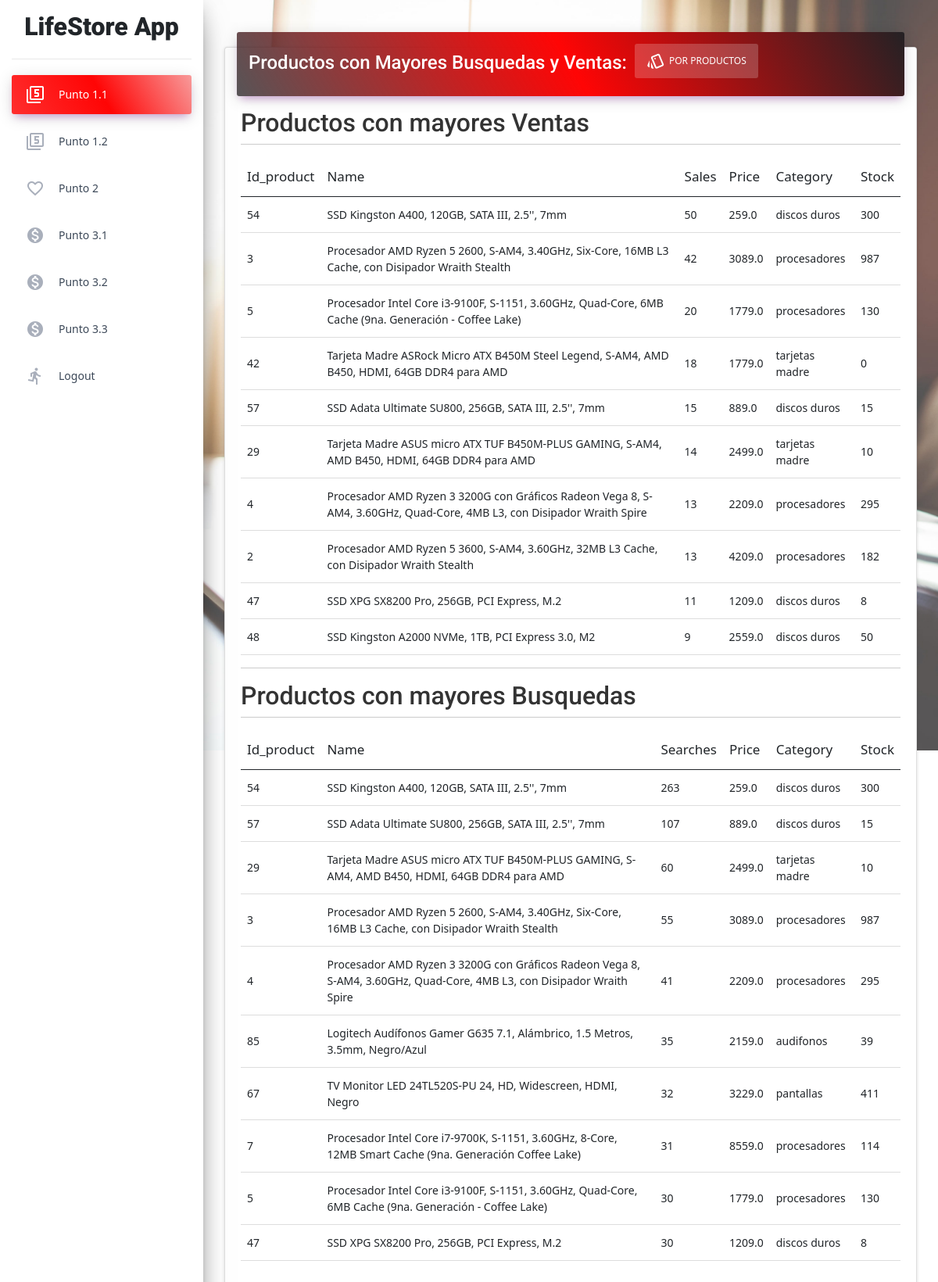
The app's page / (signed in) with its own data.
### core/models.py (models this page shows, shortened)
class Product (models.Model):
    id_product =  models.IntegerField(primary_key=True,verbose_name="ID Product")
    name = models.CharField(max_length=200,verbose_name="Nombre Producto")
    price = models.FloatField(verbose_name="Precio")
    category = models.CharField(max_length=200,verbose_name="Categoria")
    stock = models.IntegerField(verbose_name="Stock")
    class Meta :
        verbose_name='producto'
        verbose_name_plural='productos'

### core/views.py (the view)
# urls.py: path("",views.point_1_1,name="point_1_1"),
@csrf_exempt
def point_1_1(request):
    if request.user.is_authenticated:
        context = {}
        df_sales, df_searches= process_report_1(1)
        data_sales=df_to_json_list(df_sales)
        data_searches=df_to_json_list(df_searches)
        context = {
            'segment': 'point_1_1',
            'data_sales': data_sales,
            'data_searches': data_searches,
        }
        return render(request,"core/point_1_1.html",context)
    return redirect('/login/')

### core/views.py (called while the page is built)
def process_report_1(option):
    dfs=generate_dfs() # df_searches, df_sales, df_products
    if option == 1:
        df_sales=filter_products_searches(dfs[1],dfs[2],'sales',10)
        df_searches=filter_products_searches(dfs[0],dfs[2],'searches',10)
        return df_sales, df_searches
    elif option == 2:
        category_list=dfs[2]['category'].unique()
        return category_list.tolist()

def generate_dfs():
    df_searches = pd.DataFrame(list(Search.objects.all().values()))
    df_sales = pd.DataFrame(list(Sale.objects.all().values()))
    df_products = pd.DataFrame(list(Product.objects.all().values()))
    return df_searches, df_sales, df_products

def reduce_df(df, col_name,count,ascending=False):
    df_res=df['id_product'].value_counts(ascending = ascending)[0:count]
    return pd.DataFrame({'id_product':df_res.index, col_name:df_res.values})

def filter_products_searches(df,df_products,col_name,count):
    df_result=reduce_df(df,col_name, count)
    df_res=pd.merge(df_result, df_products, on="id_product")
    return df_res[['id_product','name',col_name,'price','category','stock']]

def df_to_json_list(df):
    if isinstance(df, int):
        return 0
    return json.loads(df.reset_index().to_json(orient ='records'))

### core/templates/core/point_1_1.html (shortened to what this page needs)
{% extends 'core/base.html' %}
{%block content %}
{%load static%}
{% block stylesheets %}
<link href="{% static 'core/css/bootstrap.min.css' %}" rel="stylesheet">
{% endblock stylesheets %}
<form method="POST" enctype="multipart/form-data">
    <div class="row">
        <div class="col-md-12">
            <div class="card">
                <div class="card-header card-header-tabs card-header-primary">
                    <div class="nav-tabs-navigation">
                        <div class="nav-tabs-wrapper">
                            <span class="nav-tabs-title">
                                <h4 class="card-title">Productos con Mayores Busquedas y Ventas:</h4>
                            </span>
                            <ul class="nav nav-tabs">
                                <li class="nav-item">
                                    <a class="nav-link active" href="#by_products" data-toggle="tab">
                                        <i class="material-icons"><span
                                                class="material-icons-outlined">style</span></i>Por Productos
                                        <div class="ripple-container"></div>
                                    </a>
                                </li>
                            </ul>
                        </div>
                    </div>
                </div>
                <div class="card-body">
                    <div class="tab-content">
                        <div class="tab-pane active" id="by_products">
                            <div class="row">
                                <div class="col-md-12">
                                    <h2>Productos con mayores Ventas</h2>
                                </div>
                            </div>
                            <hr>
                            <div class="row">
                                <div class="col-md-12">
                                    <table id="sales_table" class="table table-hover" width=100% >
                                        <thead>
                                            <tr>
                                                <th>Id_product</th>
                                                <th>Name</th>
                                                <th>Sales</th>
                                                <th>Price</th>
                                                <th>Category</th>
                                                <th>Stock</th>
                                            </tr>
                                        </thead>
                                        <tbody>
                                            {% if data_sales %}
                                            {% for i in data_sales %}
                                            <tr>
                                                <td>{{i.id_product}}</td>
                                                <td>{{i.name}}</td>
                                                <td>{{i.sales}}</td>
                                                <td>{{i.price}}</td>
                                                <td>{{i.category}}</td>
                                                <td>{{i.stock}}</td>
                                            </tr>
                                            {% endfor %}
                                            {% endif %}
                                        </tbody>
                                    </table>
                                </div>
                            </div>
                            <hr>
                            <div class="row">
                                <div class="col-md-12">
                                    <h2>Productos con mayores Busquedas</h2>
                                </div>
                            </div>
                            <hr>
                            <div class="row">
                                <div class="col-md-12">
                                    <table id="searches_table" class="table table-hover" width=100% >
                                        <thead>
                                            <tr>
                                                <th>Id_product</th>
                                                <th>Name</th>
                                                <th>Searches</th>
                                                <th>Price</th>
                                                <th>Category</th>
                                                <th>Stock</th>
                                            </tr>
                                        </thead>
                                        <tbody>
                                            {% if data_searches %}
                                            {% for i in data_searches %}
                                            <tr>
                                                <td>{{i.id_product}}</td>
                                                <td>{{i.name}}</td>
                                                <td>{{i.searches}}</td>
                                                <td>{{i.price}}</td>
                                                <td>{{i.category}}</td>
                                                <td>{{i.stock}}</td>
                                            </tr>
                                            {% endfor %}
                                            {% endif %}
                                        </tbody>
                                    </table>
                                </div>
                            </div>
                        </div>
                    </div>
                </div>
            </div>
        </div>
    </div>
    </div>
{%endblock%}
{% block javascripts %}
<link href="https://nightly.datatables.net/css/jquery.dataTables.css" rel="stylesheet" type="text/css" />
{% endblock javascripts %}

### core/templates/core/base.html (shortened to what this page needs)
<!DOCTYPE html>
<html lang="es">
<head>
    {%load static%}
    <link rel="stylesheet" href="https://maxcdn.bootstrapcdn.com/font-awesome/latest/css/font-awesome.min.css">
    <link href="/static/assets/css/material-dashboard.css?v=2.1.1" rel="stylesheet" />
    <link rel="stylesheet" type="text/css" href="https://cdn.datatables.net/1.11.4/css/jquery.dataTables.css">
    {% block stylesheets %}{% endblock stylesheets %}
</head>
<body>
    {% include 'includes/sidebar.html' %}
    <div class="main-panel bg">
        <div class="content">
            <div class="container-fluid">
                {% block content %}{% endblock content %}
            </div>
        </div>
     {% block javascripts %}{% endblock javascripts %}
</body>
</html>

### core/templates/includes/sidebar.html (shortened to what this page needs)
<div class="sidebar" data-color="purple" data-background-color="white" data-image="/static/assets/img/sidebar-1.jpg">
  <div class="logo">
    <h3 class="justify-content-center" style="
    text-align: center;
    font-size: 2rem;
    font-weight: 900;">LifeStore App</h3>
  </div>
  {% if user.is_authenticated %}
  <div class="sidebar-wrapper">
    <ul class="nav">
      <li class="nav-item {% if 'point_1_1' == segment %} active {% endif %}">
        <a class="nav-link" href="{% url 'point_1_1' %}">
          <i class="material-icons">filter_5</i>
          <p>Punto 1.1</p>
        </a>
      </li>
      <li class="nav-item {% if 'point_1_2' == segment %} active {% endif %}">
        <a class="nav-link" href="{% url 'point_1_2' %}">
          <i class="material-icons">filter_5</i>
          <p>Punto 1.2</p>
        </a>
      </li>
      <li class="nav-item {% if 'point_2' == segment %} active {% endif %}">
        <a class="nav-link" href="{% url 'point_2' %}">
          <i class="material-icons">favorite_border</i>
          <p>Punto 2</p>
        </a>
      </li>
      <li class="nav-item {% if 'point_3_1' == segment %} active {% endif %}">
        <a class="nav-link" href="{% url 'point_3_1' %}">
          <i class="material-icons">monetization_on</i>
          <p>Punto 3.1</p>
        </a>
      </li>
      <li class="nav-item {% if 'point_3_2' == segment %} active {% endif %}">
        <a class="nav-link" href="{% url 'point_3_2' %}">
          <i class="material-icons">monetization_on</i>
          <p>Punto 3.2</p>
        </a>
      </li>
      <li class="nav-item {% if 'point_3_3' == segment %} active {% endif %}">
        <a class="nav-link" href="{% url 'point_3_3' %}">
          <i class="material-icons">monetization_on</i>
          <p>Punto 3.3</p>
        </a>
      </li>
      <li class="nav-item ">
        <a class="nav-link" href="{% url 'logout' %}" >
          <i class="material-icons">directions_run</i>
          <p>Logout</p>
        </a>
      </li>
    </ul>
  </div>
  {% endif %}
</div>

### records on screen
Product: id_product "54", name "SSD Kingston A400, 120GB, SATA III, 2.5'', 7mm", sales "50", price "259.0", category "discos duros", stock "300", searches "263"
Product: id_product "3", name "Procesador AMD Ryzen 5 2600, S-AM4, 3.40GHz, Six-Core, 16MB L3 Cache, con Disipador Wraith Stealth", sales "42", price "3089.0", category "procesadores", stock "987", searches "55"
Product: id_product "5", name "Procesador Intel Core i3-9100F, S-1151, 3.60GHz, Quad-Core, 6MB Cache (9na. Generación - Coffee Lake)", sales "20", price "1779.0", category "procesadores", stock "130", searches "30"
Product: id_product "42", name "Tarjeta Madre ASRock Micro ATX B450M Steel Legend, S-AM4, AMD B450, HDMI, 64GB DDR4 para AMD", sales "18", price "1779.0", category "tarjetas madre", stock "0"
Product: id_product "57", name "SSD Adata Ultimate SU800, 256GB, SATA III, 2.5'', 7mm", sales "15", price "889.0", category "discos duros", stock "15", searches "107"
Product: id_product "29", name "Tarjeta Madre ASUS micro ATX TUF B450M-PLUS GAMING, S-AM4, AMD B450, HDMI, 64GB DDR4 para AMD", sales "14", price "2499.0", category "tarjetas madre", stock "10", searches "60"
Product: id_product "4", name "Procesador AMD Ryzen 3 3200G con Gráficos Radeon Vega 8, S-AM4, 3.60GHz, Quad-Core, 4MB L3, con Disipador Wraith Spire", sales "13", price "2209.0", category "procesadores", stock "295", searches "41"
Product: id_product "2", name "Procesador AMD Ryzen 5 3600, S-AM4, 3.60GHz, 32MB L3 Cache, con Disipador Wraith Stealth", sales "13", price "4209.0", category "procesadores", stock "182"
Product: id_product "47", name "SSD XPG SX8200 Pro, 256GB, PCI Express, M.2", sales "11", price "1209.0", category "discos duros", stock "8", searches "30"
Product: id_product "48", name "SSD Kingston A2000 NVMe, 1TB, PCI Express 3.0, M2", sales "9", price "2559.0", category "discos duros", stock "50"
Product: id_product "85", name "Logitech Audífonos Gamer G635 7.1, Alámbrico, 1.5 Metros, 3.5mm, Negro/Azul", searches "35", price "2159.0", category "audifonos", stock "39"
Product: id_product "67", name "TV Monitor LED 24TL520S-PU 24, HD, Widescreen, HDMI, Negro", searches "32", price "3229.0", category "pantallas", stock "411"
Product: id_product "7", name "Procesador Intel Core i7-9700K, S-1151, 3.60GHz, 8-Core, 12MB Smart Cache (9na. Generación Coffee Lake)", searches "31", price "8559.0", category "procesadores", stock "114"
